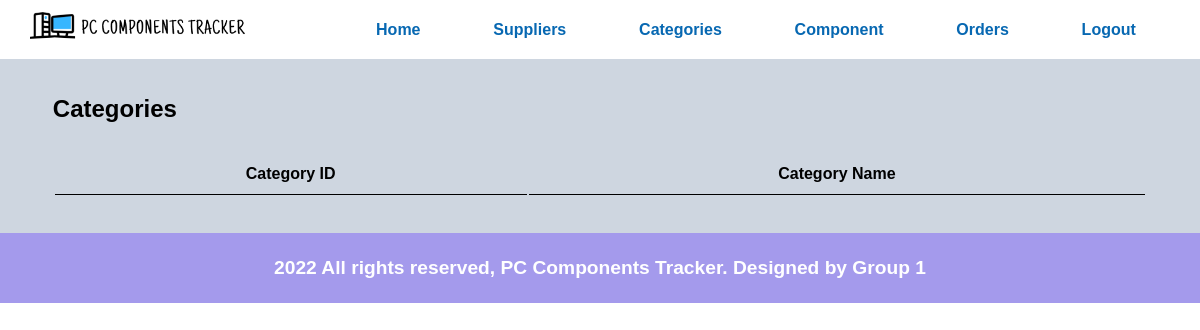
The app's page /admin/categories-list.php, older data.
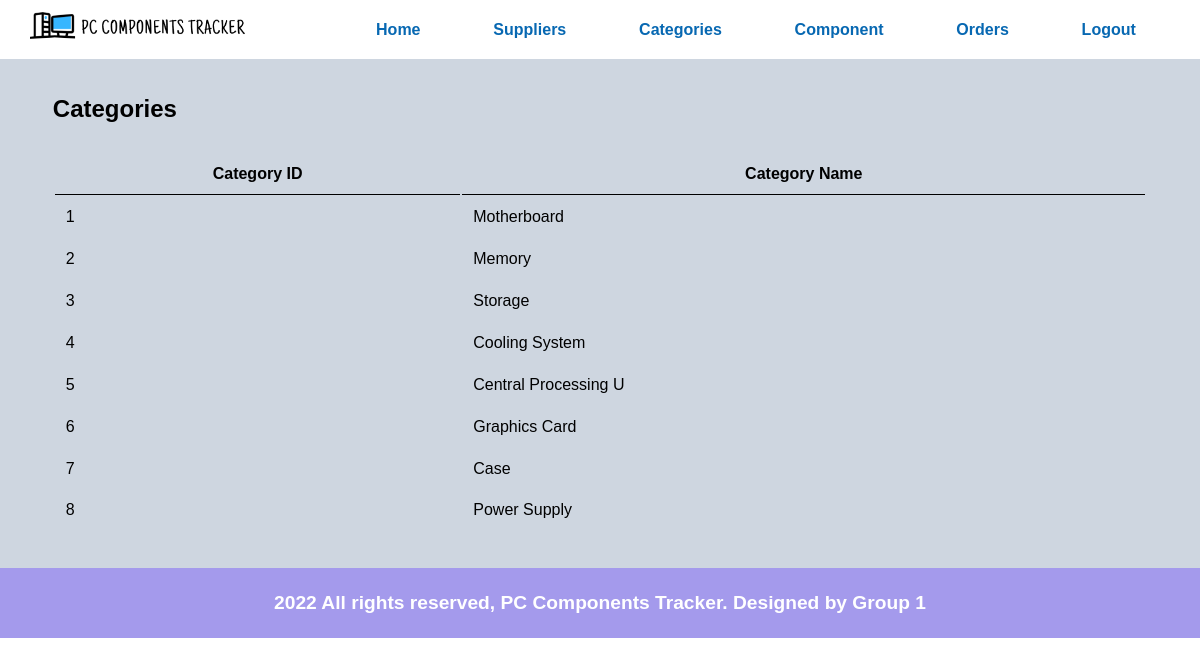
The same page, newer data.
### tables this page shows
CREATE TABLE categories (
id INT NOT NULL AUTO_INCREMENT,
title CHAR(20) NOT NULL,
PRIMARY KEY(id) );

### admin/categories-list.php (the view)
<?php include('partials/header.php'); ?>
        <section class="main-content">
            <div class="container">
                <h1 class="main-title text-left">Categories</h1>
                <table class="admin-table">
                    <tr>
                        <th>Category ID</th>
                        <th>Category Name</th>
                    </tr>
                    <?php
                        $sql = "SELECT * FROM categories";
                        $conn = OpenCon();
                        $result = mysqli_query($conn, $sql) or die(mysqli_error($conn));
                        if ($result == TRUE) {
                            $numRows = mysqli_num_rows($result);
                            if ($numRows > 0) {
                                while ($rows = mysqli_fetch_assoc($result)) {
                                    $categories_id = $rows['id'];
                                    $title = $rows['title'];
                                    ?>
                                    <tr>
                                        <td><?php echo $categories_id; ?></td>
                                        <td><?php echo $title; ?></td>
                                    </tr>
                                    <?php
                                }
                            }
                        }
                    ?>
                </table>
            </div>
        </section>
<?php include('partials/footer.php'); ?>

### admin/partials/header.php (shortened to what this page needs)
<html>
    <head>
        <link rel="stylesheet" href="../css/admin.css">
        <link rel="stylesheet" href="../css/util.css">
    </head>
    <body>
        <section class="header">
            <div class="container">
                <div class="logo">
                    <a href="#" title="Logo">
                        <img src="../images/header-logo.png" alt="Website Logo" class="img-contain">
                    </a>
                </div>
                <div class="menu text-right">
                    <ul>
                        <li>
                            <a href="index.php">Home</a>
                        </li>
                        <li>
                            <a href="suppliers-list.php">Suppliers</a>
                        </li>
                        <li>
                            <a href="categories-list.php">Categories</a>
                        </li>
                        <li>
                            <a href="add-component.php">Component</a>
                        </li>
                        <li>
                            <a href="orders-list.php">Orders</a>
                        </li>
                        <li>
                            <a href="supplier-logout.php">Logout</a>
                        </li>
                    </ul>
                </div>
            </div>
        </section>

### admin/partials/footer.php
        <section class="footer">
            <div class="container text-center">
                <p class="footer-text">2022 All rights reserved, PC Components Tracker. Designed by Group 1</p>
            </div>
        </section>
    </body>
</html>

### css/admin.css (style rules this page uses)
* { margin: 0 0; padding: 0 0; font-family: Arial, Helvetica, sans-serif; }
.container { width: 95%; margin: 0 auto; padding: 1%; }
.img-contain { width: 100%; }
.text-right { text-align: right; }
.text-left { text-align: left; }
.text-center { text-align: center; }
.main-content { padding: 2%; background-color: #ced6e0; }
.main-title { margin-bottom: 30px; }
table tr th { border-bottom: 1px solid black; padding: 1%; }
table tr td { padding: 1%; }
.admin-table { width: 100%; }

### css/util.css (style rules this page uses)
.logo { width: 20%; float: left; }
.menu { line-height: 35px; }
.menu ul { list-style-type: none; }
.menu ul li { display: inline; padding: 3%; font-weight: bold; }
.menu ul li a { color: #0768b2; text-decoration: none; }
.container { width: 95%; margin: 0 auto; padding: 1%; }
.text-right { text-align: right; }
.footer { background-color: #A49AEC; padding: 1% 0; }
.footer-text { color: white; font-weight: bold; font-size: 1.2rem; }
.text-center { text-align: center; }

Row changes from the older to the newer data that the page shows:
added categories: id "1", title "Motherboard"
added categories: id "2", title "Memory"
added categories: id "3", title "Storage"
added categories: id "4", title "Cooling System"
added categories: id "5", title "Central Processing U"
added categories: id "6", title "Graphics Card"
added categories: id "7", title "Case"
added categories: id "8", title "Power Supply"
